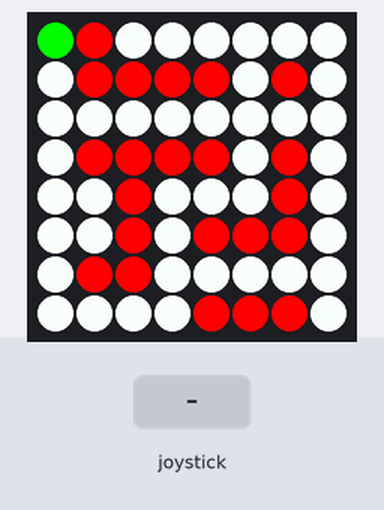
Bench run of a program on a simulated Raspberry Pi (BCM pin numbers) with a Sense HAT. On the bench: the Sense HAT's 8×8 RGB LED matrix. The test bench sets the inputs (shaded band). What the program prints to the terminal is not drawn.

Above: at 1.2 s.
1.3 s: joystick pushed up
At 1.45 s:
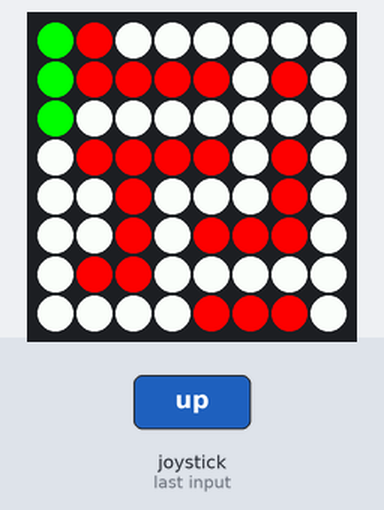
2.8 s: joystick pushed down
At 6.4 s:
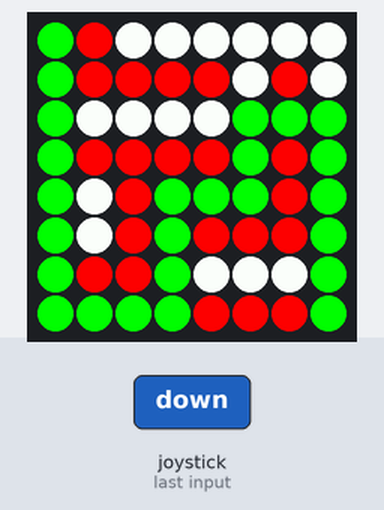
Timing chart, 0 to 7.9 s (numbered marks = the images above; inputs shaded):
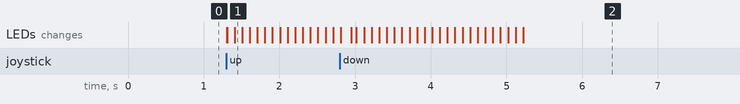

Measured:
- after the input at 1.3 s, the LEDs: first change at once (image 1 shows a later state)
- after the input at 2.8 s, the LEDs: first differ from a run without the input after 0.15 s (image 2 shows a later state)

The program:

main2.py
```python
from sense_hat import SenseHat, ACTION_PRESSED, ACTION_HELD, ACTION_RELEASED
from time import sleep
from signal import pause

sense = SenseHat()
red = (255, 0, 0)
green = (0, 255, 0)
blue = (0, 0, 255)
white = (255, 255, 255)
black = (0, 0, 0)

class Game():
    def __init__(self):
        self.size = 8
        self.board = [
        [0, 1, 0, 0, 0, 0, 0, 0],
        [0, 1, 1, 1, 1, 0, 1, 0],
        [0, 0, 0, 0, 0, 0, 0, 0],
        [0, 1, 1, 1, 1, 0, 1, 0],
        [0, 0, 1, 0, 0, 0, 1, 0],
        [0, 0, 1, 0, 1, 1, 1, 0],
        [0, 1, 1, 0, 0, 0, 0, 0],
        [0, 0, 0, 0, 1, 1, 1, 0]
        ]
        self.player = [0, 0]
        self.goal = [self.size - 1, self.size - 1]

    def PrintInfo(self):
        print("size : ", self.size)
        for i in self.board:
            for j in i:
                print(j, end='')
            print()

    def PrintMap(self):
        #sense.set_pixel(self.player[1], self.player[0], green)
        for i in range(self.size):
            for j in range(self.size):
                sense.set_pixel(j, i, red if self.board[i][j] else white)
        sense.set_pixel(self.player[1], self.player[0], green)
        #sense.set_pixel(self.goal[1], self.goal[0], green)

    def dfs(self, p, y, x):
        if y == self.goal[0] and x == self.goal[1]:
            self.path.append(p.copy())
            return
        dy = [1, 0, -1, 0]
        dx = [0, 1, 0, -1]
        for k in range(4):
            yy = dy[k] + y
            xx = dx[k] + x
            if xx < 0 or yy < 0 or xx >= self.size or yy >= self.size or self.check[yy][xx] or self.board[yy][xx]: continue
            self.check[yy][xx] = 1
            p.append([yy, xx])
            self.dfs(p, yy, xx)
            p.pop()
            self.check[yy][xx] = 0


    def FindPath(self):
        self.check = [[0 for i in range(self.size)] for j in range(self.size)]
        self.path = []
        self.dfs([], self.player[0], self.player[1])
        self.btnCnt = 0
        print(len(self.path))

    def PrintPath(self):
        currPathNum = self.btnCnt % len(self.path)
        # map init
        self.PrintMap()
        for i in self.path[currPathNum]:
            sense.set_pixel(i[1], i[0], green)
            sleep(0.1)

    def PushButton(self, event):
        if event.action != ACTION_RELEASED:
            self.PrintPath()
            self.btnCnt += 1

    def Run(self):
        # sense.set_pixel(self.player[1], self.player[0], white)
        # sense.set_pixel(self.player[1], self.player[0], green)
        sense.stick.direction_any = self.PushButton
        #sense.clear()
        pause()

    def __del__(self):
        sense.clear()


def main():
    print("main!")
    game = Game()
    game.PrintInfo()
    game.PrintMap()
    game.FindPath()
    game.Run()
    #sense.clear()

if __name__ == "__main__":
    main()
```
